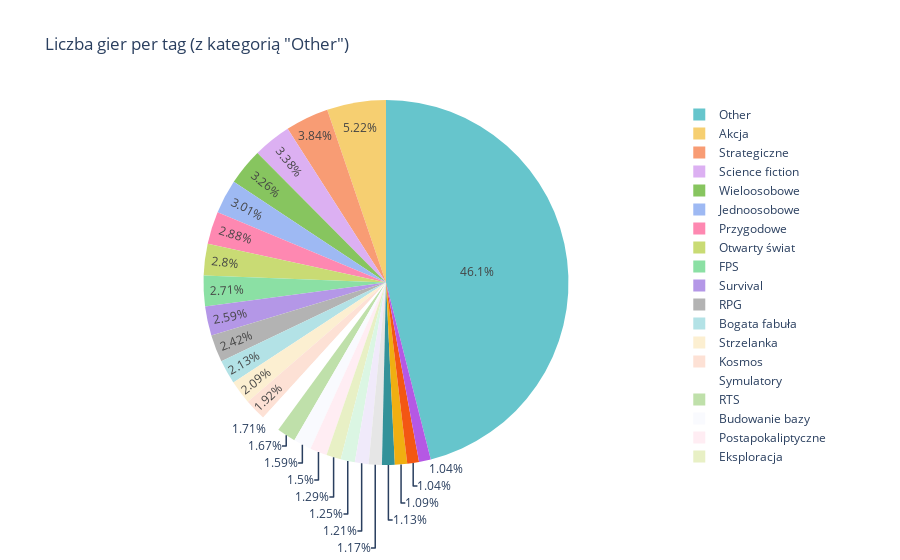

Notebook cell for this chart:
### Markdown cell above
Etap 5: Dashboard

### Code cell
from collections import Counter
import pandas as pd
import plotly.express as px

def prepare_pie_chart_data(df, top_n=25):
    # Zliczanie wystąpień tagów
    tags = df['Tagi'].apply(lambda x: x.split(', '))
    tag_counts = Counter(tag for tag_list in tags for tag in tag_list)

    # Podział na najpopularniejsze tagi i kategorię "Other"
    top_tags = tag_counts.most_common(top_n)
    other_count = sum(count for tag, count in tag_counts.items() if tag not in dict(top_tags))
    
    # Przygotowanie danych do DataFrame
    pie_data = pd.DataFrame(top_tags, columns=['Tag', 'Count'])
    if other_count > 0:
        other_row = pd.DataFrame([{'Tag': 'Other', 'Count': other_count}])
        pie_data = pd.concat([pie_data, other_row], ignore_index=True)
    
    return pie_data

# Przygotowanie danych do wykresu
pie_chart_data = prepare_pie_chart_data(df)

# Wizualizacja
fig = px.pie(pie_chart_data, names='Tag', values='Count',
             title='Liczba gier per tag (z kategorią "Other")',
             color_discrete_sequence=px.colors.qualitative.Pastel)
fig.show()

### Figure 1 — Plotly figure (JSON) as saved in the notebook; plotly's stock layout.template omitted (floating-point values rounded to 4 significant figures)
{"data": [{"domain": {"x": [0, 1], "y": [0, 1]}, "hovertemplate": "Tag=%{label}<br>Count=%{value}<extra></extra>", "labels": ["Akcja", "Strategiczne", "Science fiction", "Wieloosobowe", "Jednoosobowe", "Przygodowe", "Otwarty świat", "FPS", "Survival", "RPG", "Bogata fabuła", "Strzelanka", "Kosmos", "Symulatory", "RTS", "Budowanie bazy", "Postapokaliptyczne", "Eksploracja", "Kooperacja", "Niezależne", "Perspektywa pierwszej osoby", "Klimatyczne", "Piaskownica", "Zombie", "Horror", "Other"], "legendgroup": "", "name": "", "showlegend": true, "type": "pie", "values": [125, 92, 81, 78, 72, 69, 67, 65, 62, 58, 51, 50, 46, 41, 40, 38, 36, 31, 30, 29, 28, 27, 26, 25, 25, 1103]}], "layout": {"legend": {"tracegroupgap": 0}, "piecolorway": ["rgb(102, 197, 204)", "rgb(246, 207, 113)", "rgb(248, 156, 116)", "rgb(220, 176, 242)", "rgb(135, 197, 95)", "rgb(158, 185, 243)", "rgb(254, 136, 177)", "rgb(201, 219, 116)", "rgb(139, 224, 164)", "rgb(180, 151, 231)", "rgb(179, 179, 179)"], "title": {"text": "Liczba gier per tag (z kategorią \"Other\")"}}}
